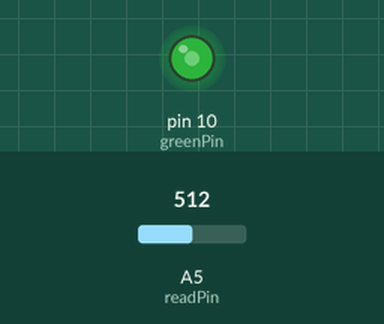
Recording of a sketch running on a simulated Arduino Uno, built with avr-gcc and run on an emulated ATmega328P. Shown: output pins drawn as LEDs (lit = HIGH). The test bench sets the inputs (shaded band); at power-on: A5 (readPin) = 512.

Above: at 1.2 s.
1.3 s: A5 (readPin) set to 716
At 2.0 s:
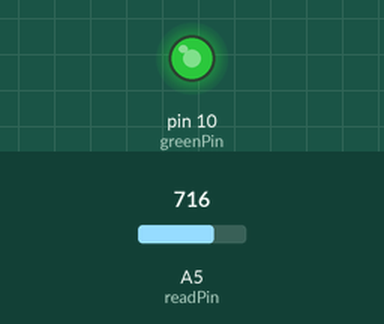
2.8 s: A5 (readPin) set to 900
At 3.1 s:
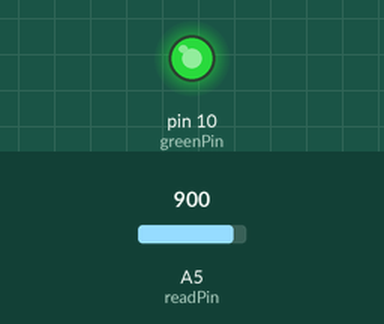
4.3 s: A5 (readPin) set to 122
At 5.5 s:
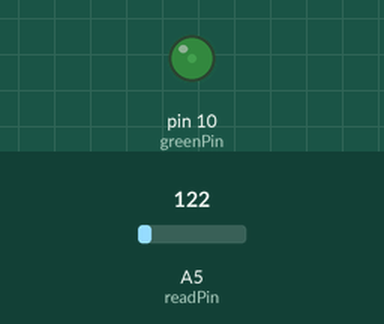
5.8 s: A5 (readPin) set to 0
At 6.6 s:
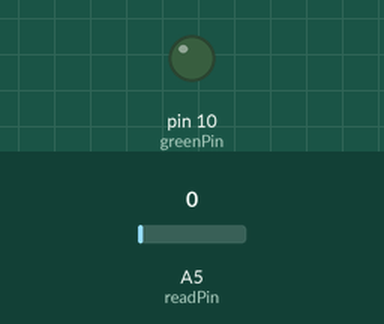
7.3 s: A5 (readPin) set to 511
At 7.8 s:
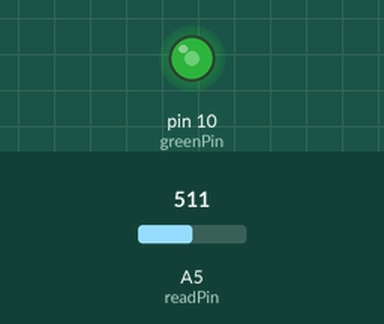
Timing chart, 0 to 9.8 s (numbered marks = the images above; inputs shaded):
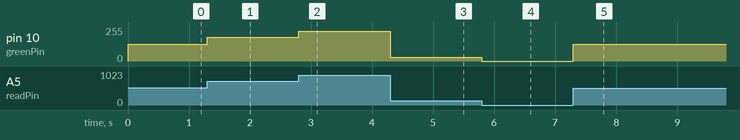

Measured:
- after the input at 1.3 s, pin 10 (greenPin): 127/255 → 178/255 at once
- after the input at 2.8 s, pin 10 (greenPin): 178/255 → 224/255 at once
- after the input at 4.3 s, pin 10 (greenPin): 224/255 → 30/255 at once
- after the input at 5.8 s, pin 10 (greenPin): 30/255 → 0/255 at once
- after the input at 7.3 s, pin 10 (greenPin): 0/255 → 127/255 at once

The sketch:

Dimmable_LED_using_Potentiometer.ino
```cpp
int greenPin = 10;
int readPin = A5;

void setup() {
  pinMode(greenPin, OUTPUT);
}

void loop() {
  int readVal = analogRead(readPin);
  int val = readVal * (255. / 1023.);
  analogWrite(greenPin, val);
}
```
